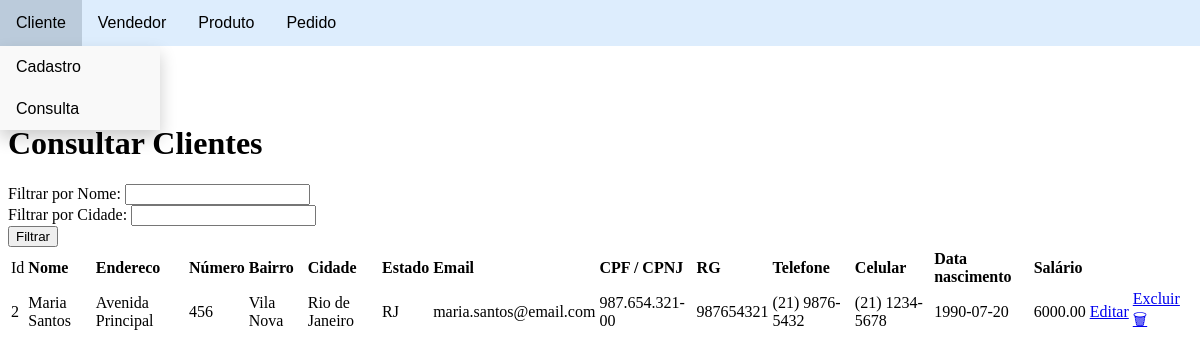
Page /cliente/consultarCliente.php?filtro_nome=Maria Santos on the earlier database version.
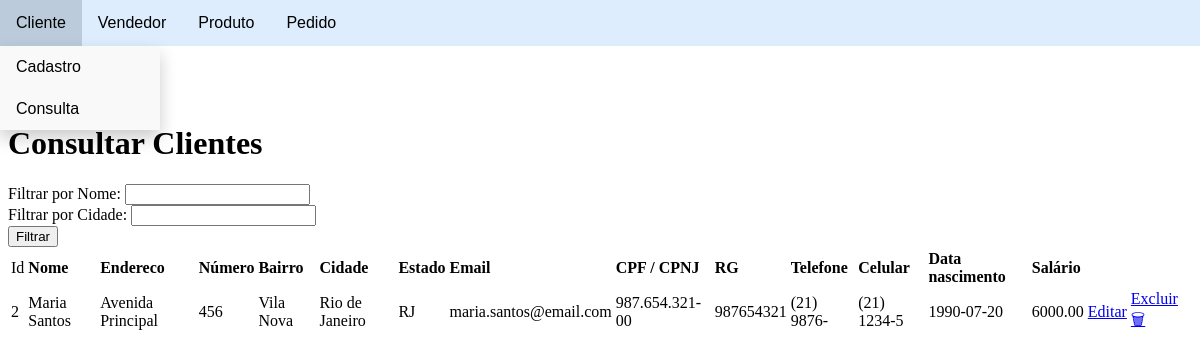
Same page on the later database version.
### tables this page shows
CREATE TABLE tb_cliente(
    id INTEGER AUTO_INCREMENT PRIMARY KEY,
    nome VARCHAR(50),
    endereco VARCHAR(50),
    numero VARCHAR(10),
    bairro VARCHAR(30),
    cidade VARCHAR(30),
    estado CHAR(2),
    email VARCHAR(50),
    cpf_cnpj VARCHAR(14),
    rg VARCHAR(9),
    telefone VARCHAR(10),
    celular VARCHAR(11),
    data_nasc DATE,
    salario NUMERIC(12,2)
) engine INNODB;

### cliente/tabelaCliente.php (the view, shortened to what this page needs)
<?php
    echo "<table>";
        $resu = mysqli_query($con,$query) or die(mysqli_connect_error());
        echo "<tr>";
        echo "<td>Id</td>    ";
        echo "<td> <b> Nome </b></td>";
        echo "<td> <b> Endereco </b></td>";
        echo "<td> <b> Número </b></td>";
        echo "<td> <b> Bairro </b></td>";
        echo "<td> <b> Cidade </b></td>";
        echo "<td> <b> Estado </b></td>";
        echo "<td> <b> Email </b></td>";
        echo "<td> <b> CPF / CPNJ </b></td>";
        echo "<td> <b> RG </b></td>";
        echo "<td> <b> Telefone </b></td>";
        echo "<td> <b> Celular </b></td>";
        echo "<td> <b> Data nascimento </b></td>";
        echo "<td> <b> Salário </b></td>";
        echo "</tr>";
        while ($reg = mysqli_fetch_array($resu)) {
            echo "<tr class='linha'><td class='id'>".$reg['id']."</td>";
            echo "<td class='nome'>".$reg['nome']."</td>";
            echo "<td class='endereco'>".$reg['endereco']."</td>";
            echo "<td class='numero'>".$reg['numero']."</td>";
            echo "<td class='bairro'>".$reg['bairro']."</td>";
            echo "<td class='cidade'>".$reg['cidade']."</td>";
            echo "<td class='estado'>".$reg['estado']."</td>";
            echo "<td class='email'>".$reg['email']."</td>";
            echo "<td class='cpf_cnpj'>".$reg['cpf_cnpj']."</td>";
            echo "<td class='rg'>".$reg['rg']."</td>";
            echo "<td class='telefone'>".$reg['telefone']."</td>";
            echo "<td class='celular'>".$reg['celular']."</td>";
            echo "<td class='data_nasc'>".$reg['data_nasc']."</td>";
            echo "<td class='salario'>".$reg['salario']."</td>";
            echo "<td class='editar'><a href='atualizarCliente.php?id=".$reg['id']."' class='txtEditEditar'>Editar</a></td>";
            echo "<td class='excluir'><a href='excluirCliente.php?id=".$reg['id']."' class='txtEditExcluir'>Excluir 🗑</a></td></tr>";
        }
echo "</table>";
?>

Differences in the rows shown:
changed tb_cliente "Maria Santos": telefone "(21) 9876-5432" → "(21) 9876-"; celular "(21) 1234-5678" → "(21) 1234-5"
